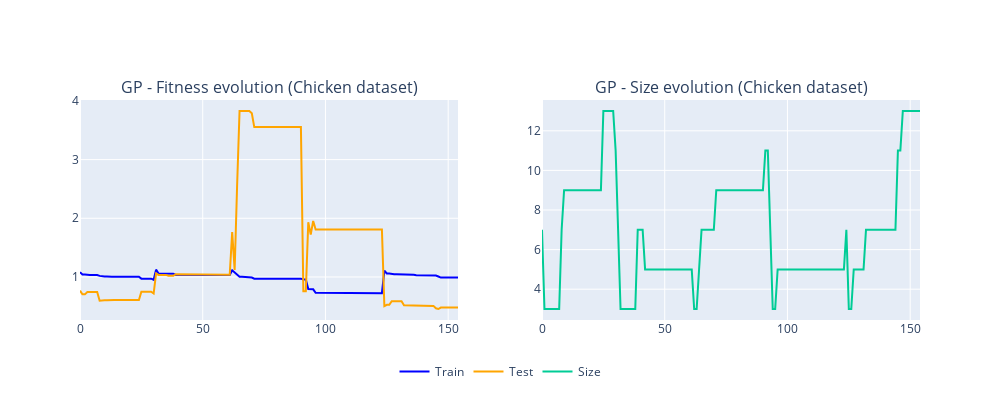

The cell this chart's notebook holds for it:
### Code cell
from plotly.subplots import make_subplots
fig = make_subplots(
    rows=1, cols=2,
    subplot_titles=('GP - Fitness evolution ('+DATASET_NAME+' dataset)', 'GP - Size evolution ('+DATASET_NAME+' dataset)')
)

fig.add_trace(go.Scatter(y=pd.read_csv(LOG_PATH, header=None).iloc[:,5].values, 
                         mode='lines', name='Train', line=dict(color=train_color)), row=1, col=1)
fig.add_trace(go.Scatter(y=pd.read_csv(LOG_PATH, header=None).iloc[:,8].values, 
                         mode='lines', name='Test', line=dict(color=test_color)), row=1, col=1)
fig.add_trace(go.Scatter(y=pd.read_csv(LOG_PATH, header=None).iloc[:,9].values, 
                         mode='lines', name='Size'), row=1, col=2)
fig.update_layout(
    width=1000,
    height=400, 
    showlegend=True,
    yaxis_range=[0,None],
    legend=dict(
        orientation='h',
        yanchor='bottom',
        y=-0.3,
        xanchor='center',
        x=0.5
    )
)
fig.show()

### Figure 1 — Plotly figure (JSON) as saved in the notebook; plotly's stock layout.template omitted (floating-point values rounded to 4 significant figures; data arrays with more than 128 entries replaced by an {"elided": "..."} marker saying what was removed)
{"data": [{"line": {"color": "blue"}, "mode": "lines", "name": "Train", "type": "scatter", "xaxis": "x", "y": {"elided": "155 float values"}, "yaxis": "y"}, {"line": {"color": "orange"}, "mode": "lines", "name": "Test", "type": "scatter", "xaxis": "x", "y": {"elided": "155 float values"}, "yaxis": "y"}, {"mode": "lines", "name": "Size", "type": "scatter", "xaxis": "x2", "y": {"elided": "155 int values"}, "yaxis": "y2"}], "layout": {"annotations": [{"font": {"size": 16}, "showarrow": false, "text": "GP - Fitness evolution (Chicken dataset)", "x": 0.225, "xanchor": "center", "xref": "paper", "y": 1, "yanchor": "bottom", "yref": "paper"}, {"font": {"size": 16}, "showarrow": false, "text": "GP - Size evolution (Chicken dataset)", "x": 0.775, "xanchor": "center", "xref": "paper", "y": 1, "yanchor": "bottom", "yref": "paper"}], "height": 400, "legend": {"orientation": "h", "x": 0.5, "xanchor": "center", "y": -0.3, "yanchor": "bottom"}, "showlegend": true, "width": 1000, "xaxis": {"anchor": "y", "domain": [0, 0.45]}, "xaxis2": {"anchor": "y2", "domain": [0.55, 1]}, "yaxis": {"anchor": "x", "domain": [0, 1], "range": [0, null]}, "yaxis2": {"anchor": "x2", "domain": [0, 1]}}}
